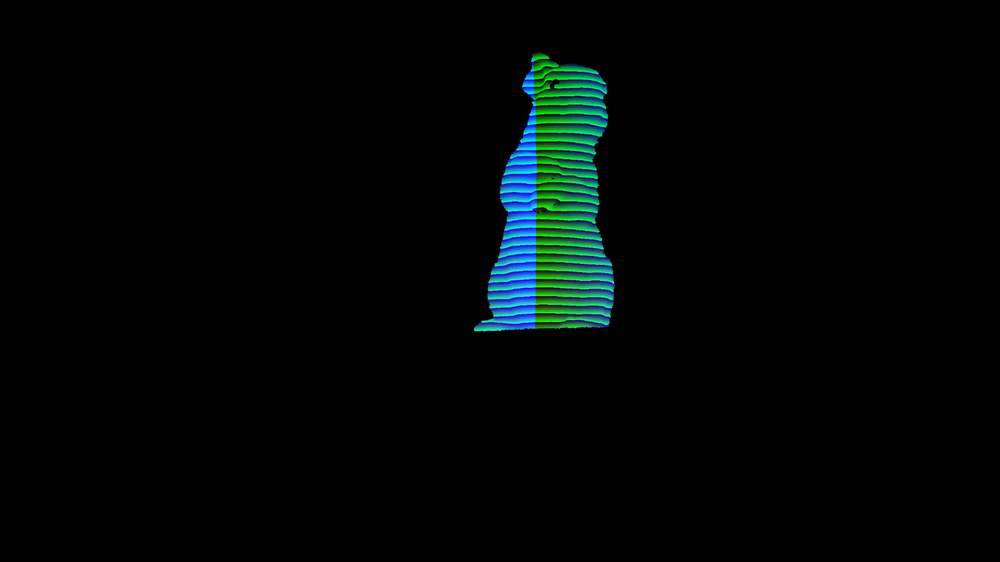
#> input picture Image0_depth.png, 1000 x 562 px, shrunk from 1920 x 1080 before the run
$ python extract_depth_v7.py
#> lines starting #> are read from the running program, lines starting #| are printed output that depends on the picture; after the words box and inside, x2 and y2 are one past the last pixel; in counts of white or black regions, pixels touching at a corner belong together
# extract_depth_v7.py
# 縞の位置追跡による深度抽出
#
# 各行で縞の境界位置を検出し、
# 基準行からの「ずれ」を深度として出力
#
# py -3.11 -u extract_depth_v7.py

import numpy as np
import cv2
from pathlib import Path
from scipy.signal import find_peaks
from scipy.ndimage import gaussian_filter1d

BASE_DIR = Path(__file__).parent
INPUT_DEPTH = BASE_DIR / "Image0_depth.png"
INPUT_IMAGE = BASE_DIR / "Image0.png"
OUT_DIR = BASE_DIR / "depth_distortion_v7"


def ensure_dir(p):
    p.mkdir(parents=True, exist_ok=True)


def imread_unicode(path):
    data = np.fromfile(str(path), dtype=np.uint8)
    return cv2.imdecode(data, cv2.IMREAD_COLOR)


def get_mask(img):
    gray = cv2.cvtColor(img, cv2.COLOR_BGR2GRAY)
    mask = (gray > 10).astype(np.uint8)
    kernel = np.ones((5, 5), np.uint8)
    mask = cv2.morphologyEx(mask, cv2.MORPH_CLOSE, kernel)
    mask = cv2.morphologyEx(mask, cv2.MORPH_OPEN, kernel)
    num, labels, stats, _ = cv2.connectedComponentsWithStats(mask)
    if num > 1:
        largest = 1 + np.argmax(stats[1:, cv2.CC_STAT_AREA])
        mask = (labels == largest).astype(np.uint8)
    return mask


def detect_stripes_per_row(depth_img, mask):
    """
    各行で縞の境界位置を検出
    """
    H, W = depth_img.shape[:2]

    # 緑チャンネル（縞のコントラストが高い）
    g = depth_img[:, :, 1].astype(np.float32)

    stripe_positions = {}  # stripe_positions[y] = [x1, x2, ...]

    for y in range(H):
        row_mask = mask[y, :]
        if row_mask.sum() < 50:
            continue

        valid_x = np.where(row_mask > 0)[0]
        x_min, x_max = valid_x.min(), valid_x.max()

        if x_max - x_min < 50:
            continue

        # この行の緑チャンネル
        row_g = g[y, x_min:x_max+1]

        # スムージング（控えめに）
        row_smooth = gaussian_filter1d(row_g, sigma=1)

        # 勾配
        grad = np.gradient(row_smooth)

        # ピーク検出（緩いパラメータ）
        peaks_pos, _ = find_peaks(grad, height=3, distance=5)
        peaks_neg, _ = find_peaks(-grad, height=3, distance=5)

        all_peaks = np.sort(np.concatenate([peaks_pos, peaks_neg])) + x_min

        if len(all_peaks) >= 3:
            stripe_positions[y] = all_peaks.tolist()

    return stripe_positions


def compute_depth_from_stripes(stripe_positions, mask):
    """
    縞の位置から深度を計算

    各縞について、基準行からの水平方向のずれを計算
    ずれ量 = 深度情報
    """
    H, W = mask.shape
    depth_map = np.zeros((H, W), dtype=np.float32)

    valid_rows = sorted(stripe_positions.keys())
    if not valid_rows:
        return depth_map

    # 基準行（中央）を選択
    mid_idx = len(valid_rows) // 2
    ref_y = valid_rows[mid_idx]
    ref_stripes = np.array(stripe_positions[ref_y])

    print(f"Reference row {ref_y}: {len(ref_stripes)} stripes")

    # 各縞の番号を割り当て
    n_stripes = len(ref_stripes)

    # 各行で、縞ごとの水平位置を記録
    stripe_x_per_row = {}  # stripe_x_per_row[y][stripe_idx] = x

    for y in valid_rows:
        stripes = np.array(stripe_positions[y])
        stripe_x_per_row[y] = {}

        # マッチング：最も近い基準縞に対応付け
        for i, x in enumerate(stripes):
            # 最も近い基準縞を探す
            dists = np.abs(ref_stripes - x)
            best_idx = np.argmin(dists)

            if dists[best_idx] < 30:  # 30ピクセル以内
                # 既に割り当てられている場合は、より近い方を採用
                if best_idx in stripe_x_per_row[y]:
                    if dists[best_idx] < abs(stripe_x_per_row[y][best_idx] - ref_stripes[best_idx]):
                        stripe_x_per_row[y][best_idx] = x
                else:
                    stripe_x_per_row[y][best_idx] = x

    # 各縞の「基準からのずれ」を計算
    for stripe_idx in range(n_stripes):
        # この縞の全行での位置を収集
        y_list = []
        x_list = []
        offset_list = []

        for y in valid_rows:
            if stripe_idx in stripe_x_per_row[y]:
                x = stripe_x_per_row[y][stripe_idx]
                ref_x = ref_stripes[stripe_idx]
                offset = x - ref_x

                y_list.append(y)
                x_list.append(x)
                offset_list.append(offset)

        if len(y_list) < 5:
            continue

        # この縞の周辺ピクセルに深度を設定
        for i, (y, x, offset) in enumerate(zip(y_list, x_list, offset_list)):
            # 次の縞までの範囲
            if stripe_idx < n_stripes - 1 and (stripe_idx + 1) in stripe_x_per_row.get(y, {}):
                x_end = stripe_x_per_row[y][stripe_idx + 1]
            else:
                x_end = x + 15  # デフォルト幅

            for xx in range(max(0, int(x) - 2), min(W, int(x_end))):
                if mask[y, xx] > 0:
                    depth_map[y, xx] = offset

    return depth_map


def fill_and_smooth(depth_map, mask):
    """穴埋めと平滑化"""
    H, W = depth_map.shape
    filled = depth_map.copy()

    # 水平方向の補間
    for y in range(H):
        row = filled[y, :]
        row_mask = mask[y, :]

        valid = (row != 0) & (row_mask > 0)
        if valid.sum() < 5:
            continue

        valid_x = np.where(valid)[0]
        valid_v = row[valid]

        all_x = np.where(row_mask > 0)[0]
        if len(all_x) > 0:
            interp_v = np.interp(all_x, valid_x, valid_v)
            filled[y, all_x] = interp_v

    # 垂直方向の補間
    for x in range(W):
        col = filled[:, x]
        col_mask = mask[:, x]

        valid = (col != 0) & (col_mask > 0)
        if valid.sum() < 5:
            continue

        valid_y = np.where(valid)[0]
        valid_v = col[valid]

        all_y = np.where(col_mask > 0)[0]
        if len(all_y) > 0:
            interp_v = np.interp(all_y, valid_y, valid_v)
            filled[all_y, x] = interp_v

    # 平滑化
    smooth = cv2.GaussianBlur(filled, (21, 21), 0)
    smooth[mask == 0] = 0

    return smooth


def normalize_depth(depth_map, mask):
    """深度を0-1に正規化"""
    valid = mask > 0
    if valid.sum() == 0:
        return np.zeros_like(depth_map)

    p_min = np.percentile(depth_map[valid], 2)
    p_max = np.percentile(depth_map[valid], 98)

    if p_max > p_min:
        norm = (depth_map - p_min) / (p_max - p_min)
        norm = np.clip(norm, 0, 1)
    else:
        norm = np.zeros_like(depth_map)

    norm[mask == 0] = 0
    return norm


def main():
    ensure_dir(OUT_DIR)

    print("=== Extract Depth v7: Stripe Position Tracking ===")

    depth_img = imread_unicode(INPUT_DEPTH)
#> in imread_unicode, returned value is the input picture: shape (562, 1000, 3); mean B, G, R 5.1, 5.6, 1.1
    sil_img = imread_unicode(INPUT_IMAGE)
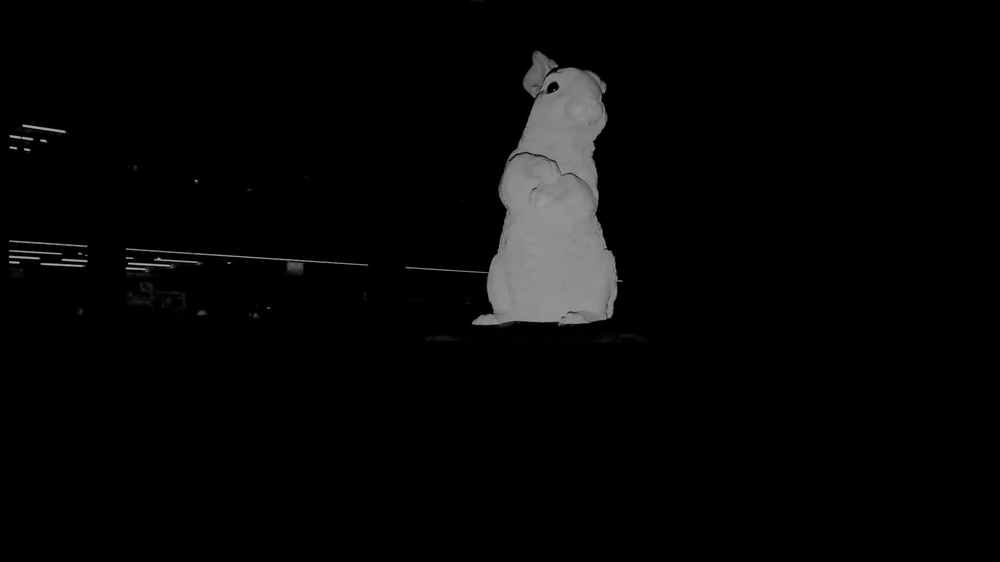
#> input picture Image0.png, 1000 x 562 px, shrunk from 1920 x 1080 before the run
#> in imread_unicode, returned value is the input picture: shape (562, 1000, 3); min 0, max 178, mean 6.3

    H, W = depth_img.shape[:2]
#> H = 562; W = 1000
    print(f"Image size: {W}x{H}")
#| Image size: 1000x562

    mask = get_mask(sil_img)
#> in get_mask, `mask = (gray > 10).astype(np.uint8)`:
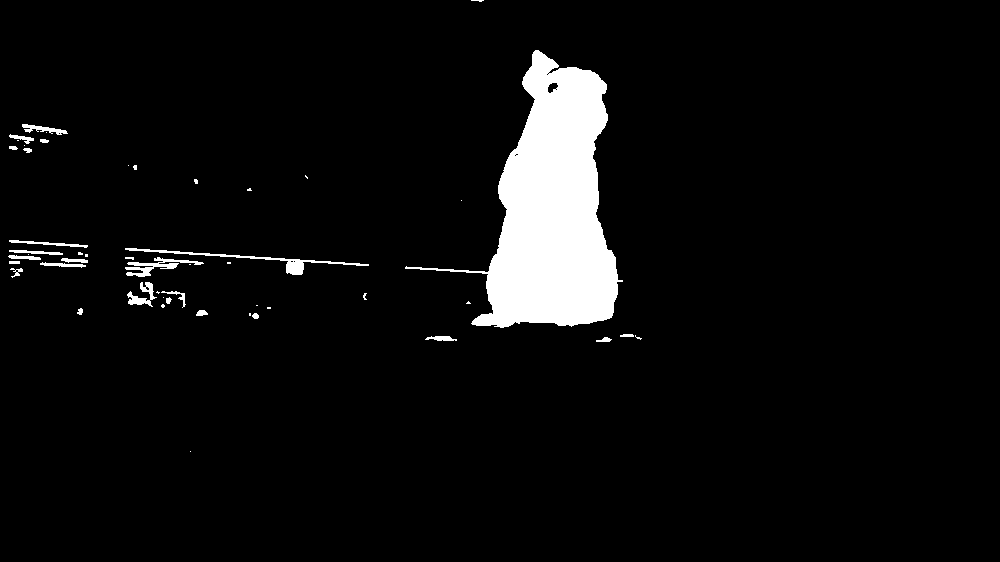
#> mask: shape (562, 1000); values 0 (black) and 1 (white), 5.2% white; 50 white regions (25 under 20 px), largest, box (x1, y1, x2, y2) and area: (405, 50, 623, 328) 25798, (125, 248, 369, 275) 789, (125, 257, 204, 277) 523
#> in get_mask, `mask = cv2.morphologyEx(mask, cv2.MORPH_CLOSE, kernel)`: mask: shape (562, 1000); values 0 (black) and 1 (white), 5.3% white; 28 white regions (14 under 20 px), largest, box (x1, y1, x2, y2) and area: (405, 50, 623, 328) 25870, (125, 248, 369, 277) 1514, (8, 250, 88, 278) 832
#> in get_mask, `mask = cv2.morphologyEx(mask, cv2.MORPH_OPEN, kernel)`: mask: shape (562, 1000); values 0 (black) and 1 (white), 5% white; 12 white regions, largest, box (x1, y1, x2, y2) and area: (473, 51, 618, 327) 25658, (126, 257, 178, 277) 618, (128, 282, 157, 305) 351
#> in get_mask, `num, labels, stats, _ = cv2.connectedComponentsWithStats(mask)`:
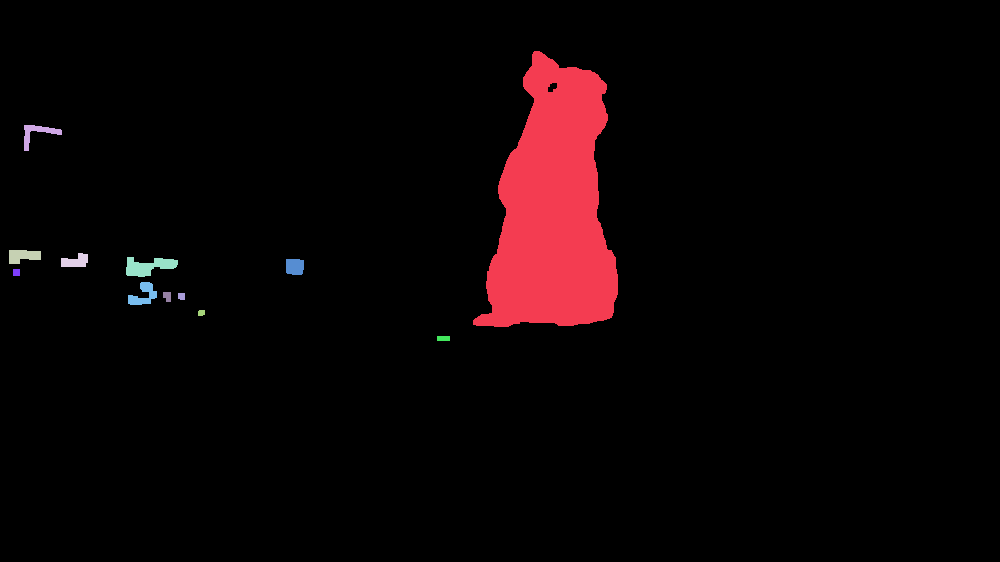
#> labels: shape (562, 1000) int32; 13 distinct labels, from 0 to 12; one colour per label, 0 black
#> in get_mask, `num, labels, stats, _ = cv2.connectedComponentsWithStats(mask)`: num = 13; stats = 13 rows, first 6: [0, 0, 1000, 562, 533899], [473, 51, 145, 276, 25658], [24, 125, 38, 26, 324], [9, 250, 32, 14, 341], [61, 253, 27, 14, 270], [126, 257, 52, 20, 618]
#> in get_mask, `largest = 1 + np.argmax(stats[1:, cv2.CC_STAT_AREA])`: largest = 1
#> in get_mask, `mask = (labels == largest).astype(np.uint8)`: mask: shape (562, 1000); values 0 (black) and 1 (white), 4.6% white; 1 white region, box (x1, y1, x2, y2) and area: (473, 51, 618, 327) 25658

    # 縞の検出
    print("\nDetecting stripes...")
    stripe_positions = detect_stripes_per_row(depth_img, mask)
#> after the loop in detect_stripes_per_row, `for y in range(H):`: stripe_positions = 255 items
#> stripe_positions = 255 items
    print(f"Detected stripes in {len(stripe_positions)} rows")
#| Detected stripes in 255 rows

    # 深度計算
    print("\nComputing depth from stripe offsets...")
    depth_raw = compute_depth_from_stripes(stripe_positions, mask)
#> in compute_depth_from_stripes, `valid_rows = sorted(stripe_positions.keys())`: valid_rows = 255 values from 69 to 325
#> in compute_depth_from_stripes, `mid_idx = len(valid_rows) // 2`: mid_idx = 127
#> in compute_depth_from_stripes, `ref_y = valid_rows[mid_idx]`: ref_y = 198
#> in compute_depth_from_stripes, `ref_stripes = np.array(stripe_positions[ref_y])`: ref_stripes = [531, 535, 540, 555, 560, 583, 593]
#| Reference row 198: 7 stripes
#> in compute_depth_from_stripes, `n_stripes = len(ref_stripes)`: n_stripes = 7
#> the loop in compute_depth_from_stripes, `for y in valid_rows:` made 255 passes
#> stripes on passes 1 to 3: [531, 540, 544, 552, 580], [530, 537, 543, 550, 564, 576, 587], [530, 534, 543, 551, 564, 576, 584, 590]
#> after the loop in compute_depth_from_stripes, `for y in valid_rows:`: stripe_x_per_row = 255 items

    # 穴埋め・平滑化
    print("\nFilling and smoothing...")
    depth_smooth = fill_and_smooth(depth_raw, mask)
#> after the loop in fill_and_smooth, `for y in range(H):`:
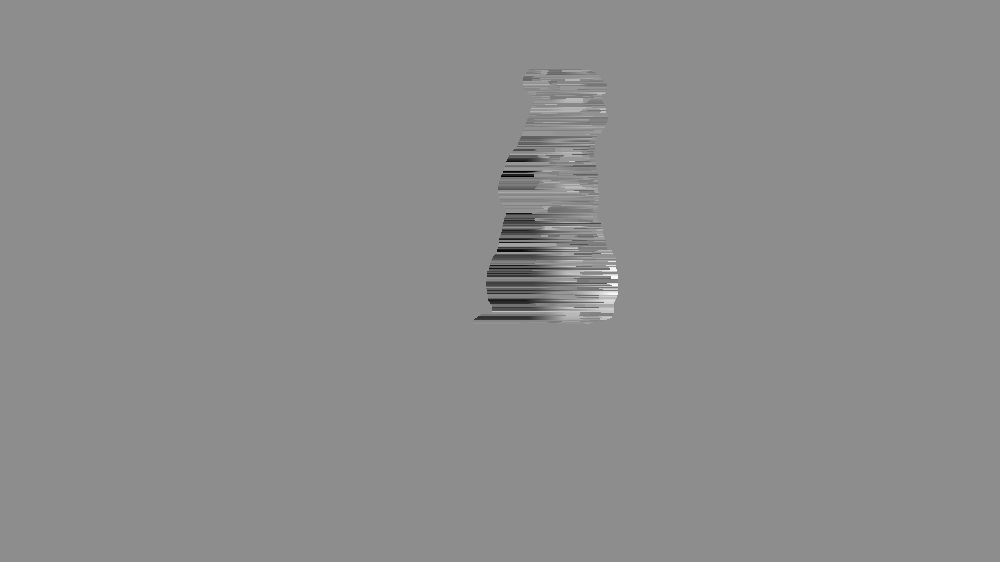
#> filled: shape (562, 1000) float32; min -26, max 21, mean -0.1; drawn with min black and max white
#> after the loop in fill_and_smooth, `for x in range(W):`: filled: shape (562, 1000) float32; 0.13% of pixels changed, all inside (x1, y1, x2, y2) = (474, 51, 603, 327)
#> in fill_and_smooth, `smooth[mask == 0] = 0`:
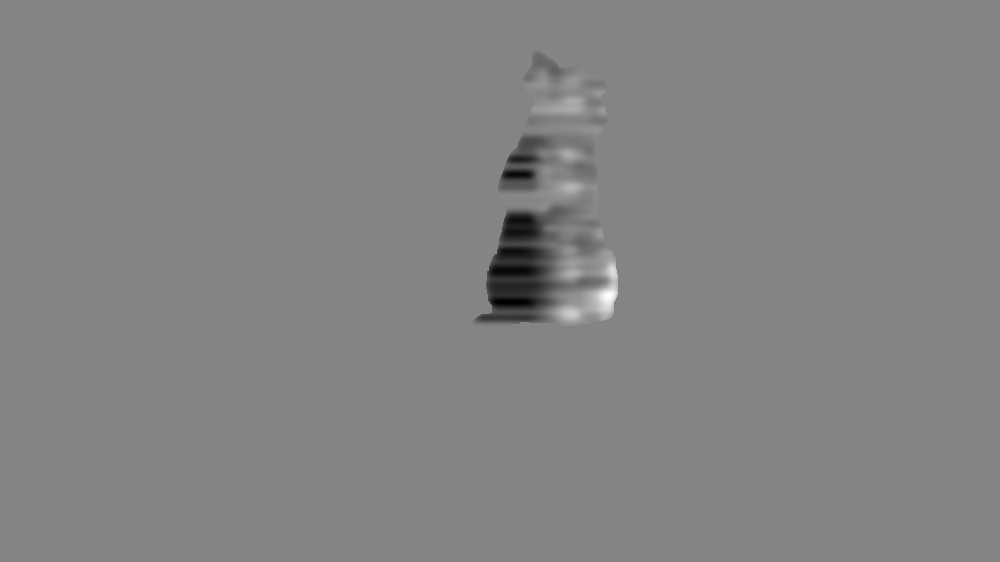
#> smooth: shape (562, 1000) float32; min -12.61, max 11.65, mean -0.0928; drawn with min black and max white

    # 正規化
    depth_norm = normalize_depth(depth_smooth, mask)
#> in normalize_depth, `p_min = np.percentile(depth_map[valid], 2)`: p_min = -11.15
#> in normalize_depth, `p_max = np.percentile(depth_map[valid], 98)`: p_max = 6.17

    # 反転版も生成
    depth_inv = 1.0 - depth_norm
    depth_inv[mask == 0] = 0

    # === 出力 ===

    # 1. 生の深度
    raw_color = cv2.applyColorMap((normalize_depth(depth_raw, mask) * 255).astype(np.uint8), cv2.COLORMAP_JET)
    raw_color[mask == 0] = 0
    cv2.imwrite(str(OUT_DIR / "1_depth_raw.png"), raw_color)

    # 2. 平滑化深度
    smooth_color = cv2.applyColorMap((depth_norm * 255).astype(np.uint8), cv2.COLORMAP_JET)
    smooth_color[mask == 0] = 0
    cv2.imwrite(str(OUT_DIR / "2_depth_smooth.png"), smooth_color)

    # 3. 反転版
    inv_color = cv2.applyColorMap((depth_inv * 255).astype(np.uint8), cv2.COLORMAP_JET)
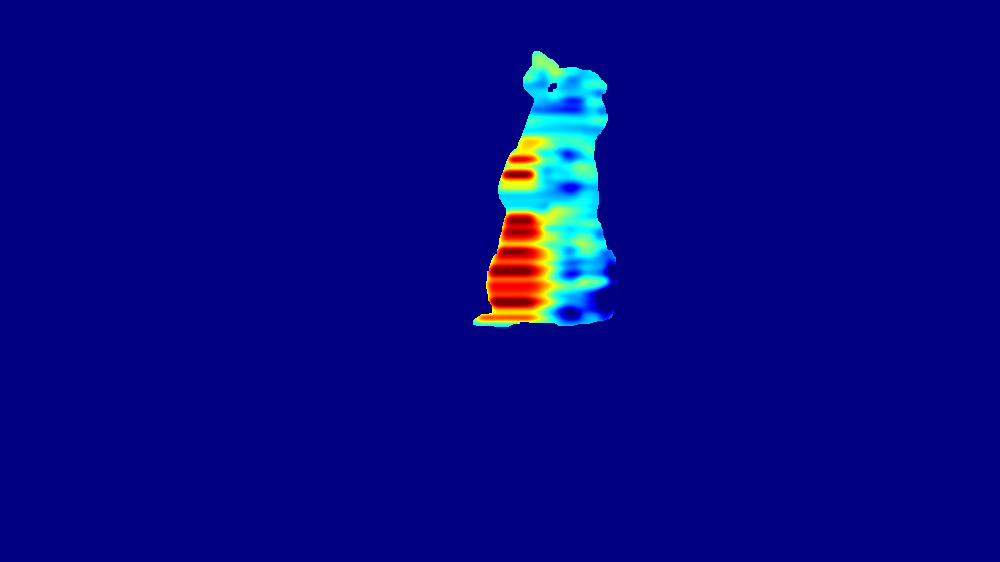
#> inv_color: shape (562, 1000, 3); mean B, G, R 129.3, 7.8, 4.1
    inv_color[mask == 0] = 0
    cv2.imwrite(str(OUT_DIR / "3_depth_inverted.png"), inv_color)

    # 4. 比較
    comparison = np.hstack([raw_color, smooth_color, inv_color])
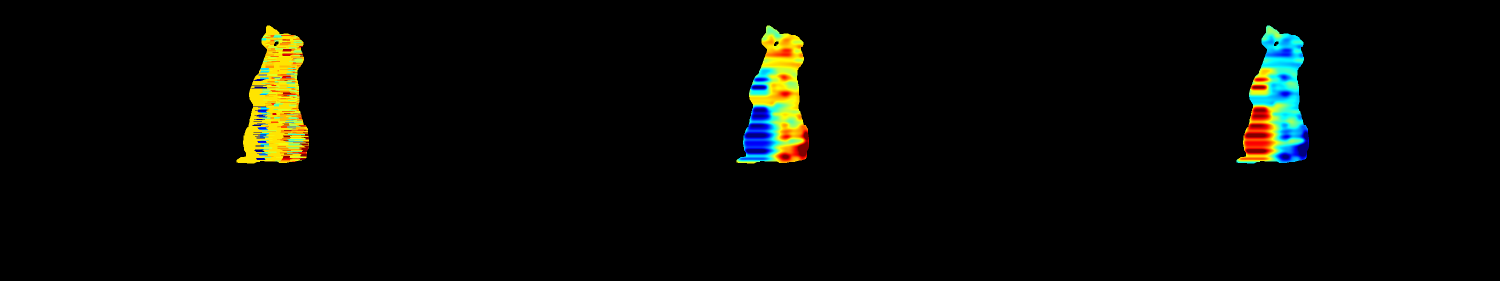
#> comparison: shape (562, 3000, 3) (shown at 1/2 size); mean B, G, R 4.2, 8.2, 7
    cv2.imwrite(str(OUT_DIR / "4_comparison.png"), comparison)

    # グレースケール出力
    cv2.imwrite(str(OUT_DIR / "depth_smooth.png"), (depth_norm * 255).astype(np.uint8))
    cv2.imwrite(str(OUT_DIR / "depth_inverted.png"), (depth_inv * 255).astype(np.uint8))

    print(f"\nOutput: {OUT_DIR}")


if __name__ == "__main__":
    main()
